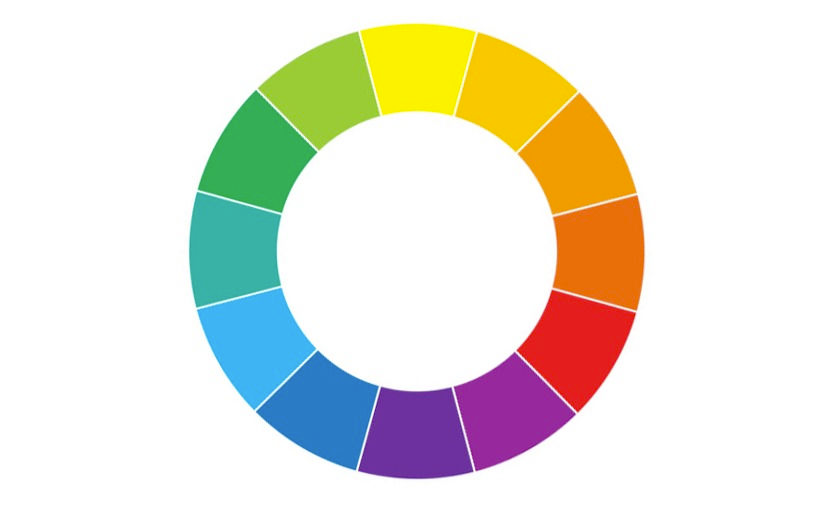
#> input picture q1/img.png, 833 x 508 px
$ python main.py
#> lines starting #> are read from the running program, lines starting #| are printed output that depends on the picture; after the words box and inside, x2 and y2 are one past the last pixel; in counts of white or black regions, pixels touching at a corner belong together
import cv2 as cv

img = cv.imread("img.png")
#> img is the input picture: shape (508, 833, 3); mean B, G, R 216.6, 228.2, 230.7
hsvImg = cv.cvtColor(img, cv.COLOR_BGR2HSV)
#> hsvImg: shape (508, 833, 3); mean H, S, V 19.2, 49.3, 244.1


def find_color(colorName, lowerColor, upperColor):
#> called with colorName = 'VERMELHO', lowerColor = (0, 50, 50), upperColor = (17, 255, 255)
    mask = cv.inRange(hsvImg, lowerColor, upperColor)
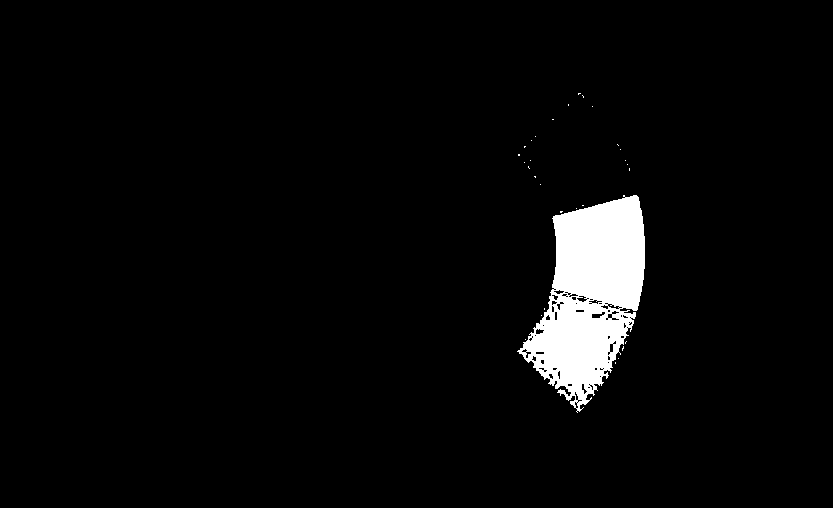
#> mask: shape (508, 833); 3.7% white; 30 white regions (29 under 20 px)
    count_list = sorted(
        cv.findContours(mask, cv.RETR_EXTERNAL, cv.CHAIN_APPROX_SIMPLE)[0],
        key=cv.contourArea,
        reverse=True,
    )[:2]
#> count_list = 2 contours, 1 with area under 20; largest, box (x1, y1, x2, y2) and area: (517, 195, 645, 413) 15960

    if count_list:
        for i in count_list:
            (cx, cy), _ = cv.minEnclosingCircle(i)
            coordinates = (int(cx) - 53, int(cy) + 53)
            font_size = 0.5
            text_color = (0, 0, 0)
            font_weight = 1
            cv.putText(
                img,
                colorName,
                coordinates,
                cv.FONT_HERSHEY_COMPLEX,
                font_size,
                text_color,
                font_weight,
            )
#> this loop made 2 passes
#> (cx, cy, coordinates, font_size, text_color, font_weight) on pass 1: (606.5, 303.5, (553, 356), 0.5, (0, 0, 0), 1)
#> (i, cx, cy, coordinates, font_size, text_color, font_weight) on pass 2: ([[560, 211], [560, 212], [561, 212], [562, 211]], 561, 211.5, (508, 264), 0.5, (0, 0, 0), 1)
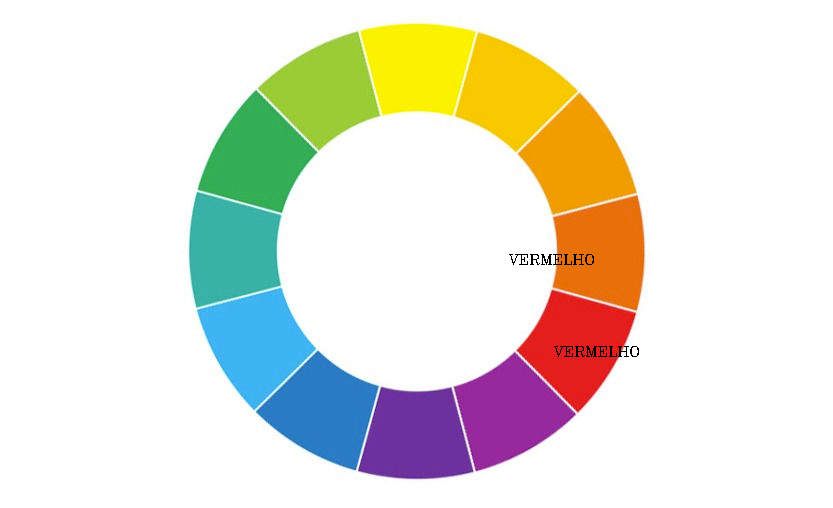
#> img: shape (508, 833, 3); 0.16% of pixels changed, all inside (x1, y1, x2, y2) = (509, 254, 639, 357)


lowerRed = (0, 50, 50)
upperRed = (17, 255, 255)
find_color("VERMELHO", lowerRed, upperRed)

lowerGreen = (30, 50, 50)
upperGreen = (80, 75, 255)
find_color("VERDE", lowerGreen, upperGreen)
#> call 2 of find_color, with colorName = 'VERDE', lowerColor = (30, 50, 50), upperColor = (80, 75, 255)
#> in find_color (call 2), `mask = cv.inRange(hsvImg, lowerColor, upperColor)`:
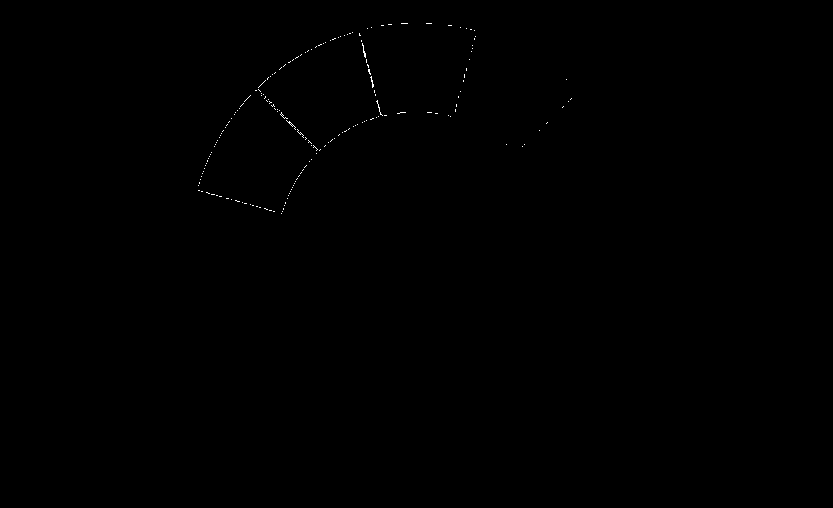
#> mask: shape (508, 833); 0.11% white in thin lines or dots, all inside (x1, y1, x2, y2) = (198, 23, 572, 214)
#> in find_color (call 2), `count_list = sorted( cv.findContours(mask, cv.RETR_EXTERNAL, cv.CHAIN_..`: count_list = 2 contours, all with area under 20
#> the loop in find_color (call 2), `for i in count_list:` made 2 passes
#> (cx, cy, coordinates, font_size, text_color, font_weight) on passes 1 to 2: (290.5, 124.5, (237, 177), 0.5, (0, 0, 0), 1), (363.5, 50, (310, 103), 0.5, (0, 0, 0), 1)
#> after the loop in find_color (call 2), `for i in count_list:`:
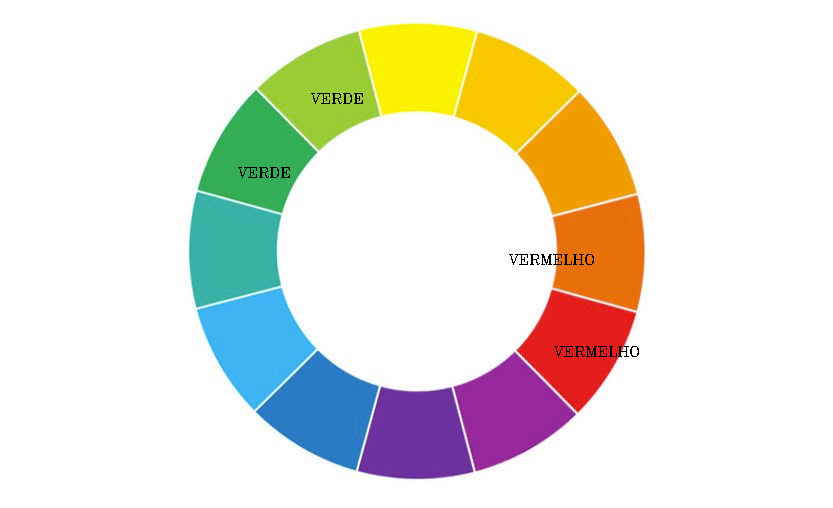
#> img: shape (508, 833, 3); 0.1% of pixels changed, all inside (x1, y1, x2, y2) = (238, 93, 363, 178)

cv.imshow("image", img)
cv.waitKey(0)
